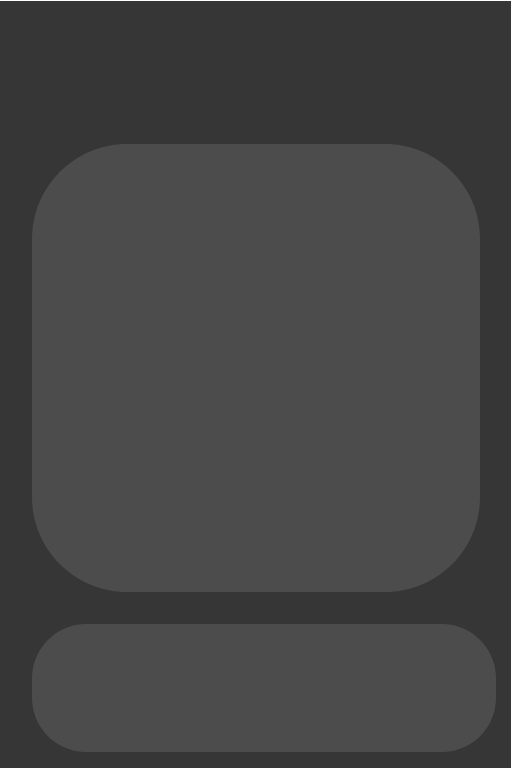
#> input picture image_assets/weather/Weather Base.png, 512 x 768 px, found by its file name; the run also reads 1 picture not shown here
$ python weather.py
#> lines starting #> are read from the running program, lines starting #| are printed output that depends on the picture
from PIL import Image, ImageOps, ImageDraw, ImageFont
from io import BytesIO

base = Image.open(r'image_assets\weather\Weather Base.png').resize((256,384)) #512x768
basesize = (256,384)
font = ImageFont.truetype("font/학교안심 가을소풍B.ttf",90)
tempfont = ImageFont.truetype("font/학교안심 가을소풍B.ttf",70)

Cloudy = Image.open(r"image_assets\weather\Cloudy.png").resize((224,224),Image.Resampling(2))
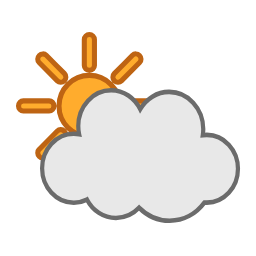
#> input picture image_assets/weather/Cloudy.png, 256 x 256 px, found by its file name
Hazy = Image.open(r"image_assets\weather\Hazy.png").resize((224,224),Image.Resampling(2))
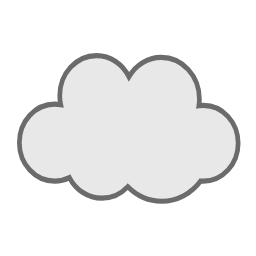
#> input picture image_assets/weather/Hazy.png, 256 x 256 px, found by its file name
Rain = Image.open(r"image_assets\weather\Rain.png").resize((224,224),Image.Resampling(2))
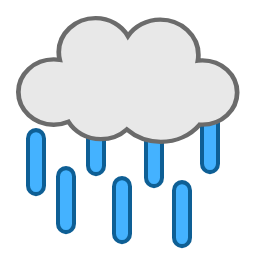
#> input picture image_assets/weather/Rain.png, 256 x 256 px, found by its file name
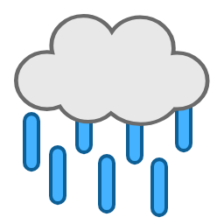
#> Rain: PIL image 224x224 RGBA; mean R, G, B, A 75.1, 87.4, 95.8, 110.2; transparent parts drawn white
RainSnow = Image.open(r"image_assets\weather\RainSnow.png").resize((224,224),Image.Resampling(2))
Snow = Image.open(r"image_assets\weather\Snow.png").resize((224,224),Image.Resampling(2))
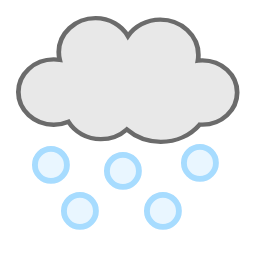
#> input picture image_assets/weather/Snow.png, 256 x 256 px, found by its file name
#> (the run stopped early here; a loop or call above may not have finished)
